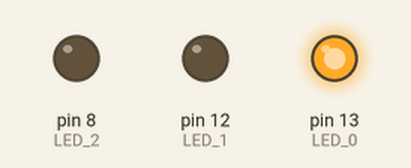
Recording of a sketch running on a simulated Arduino Uno, built with avr-gcc and run on an emulated ATmega328P. Parts: output pins drawn as LEDs (lit = HIGH).

Above: at 0.2 s.
At 1.2 s:
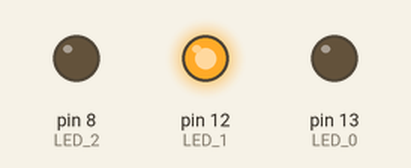
At 2.2 s:
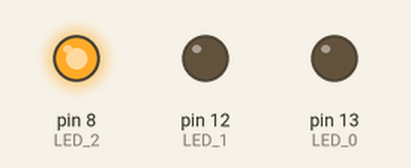
At 5.7 s:
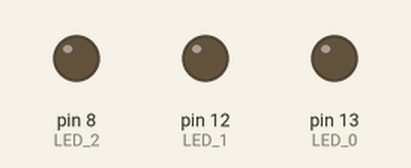
Timing chart, 0 to 6.9 s (numbered marks = the images above):
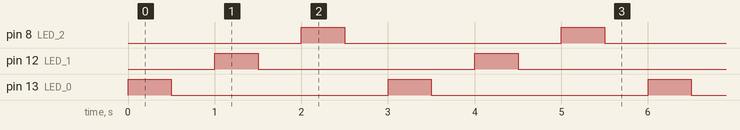

The sketch:

project_2__Blinking_LED.ino
```cpp
int LED_0 =13;
int LED_1 =12;
int LED_2 =8;

void setup() {
  pinMode(LED_0,OUTPUT);
  pinMode(LED_1,OUTPUT);
  pinMode(LED_2,OUTPUT);
}

void loop() {
 digitalWrite(LED_0,HIGH);
 delay(500);
 digitalWrite(LED_0,LOW);
 delay(500);
digitalWrite(LED_1,HIGH);
 delay(500);
 digitalWrite(LED_1,LOW);
delay(500);
digitalWrite(LED_2,HIGH);
 delay(500);
 digitalWrite(LED_2,LOW);
delay(500);


}
```

Measured:
- by itself, pin 8 (LED_2), pin 12 (LED_1), pin 13 (LED_0): alternates HIGH for 0.50 s and LOW for 2.5 s
- by itself, everything shown: repeats every 3.0 s, in 6 steps
